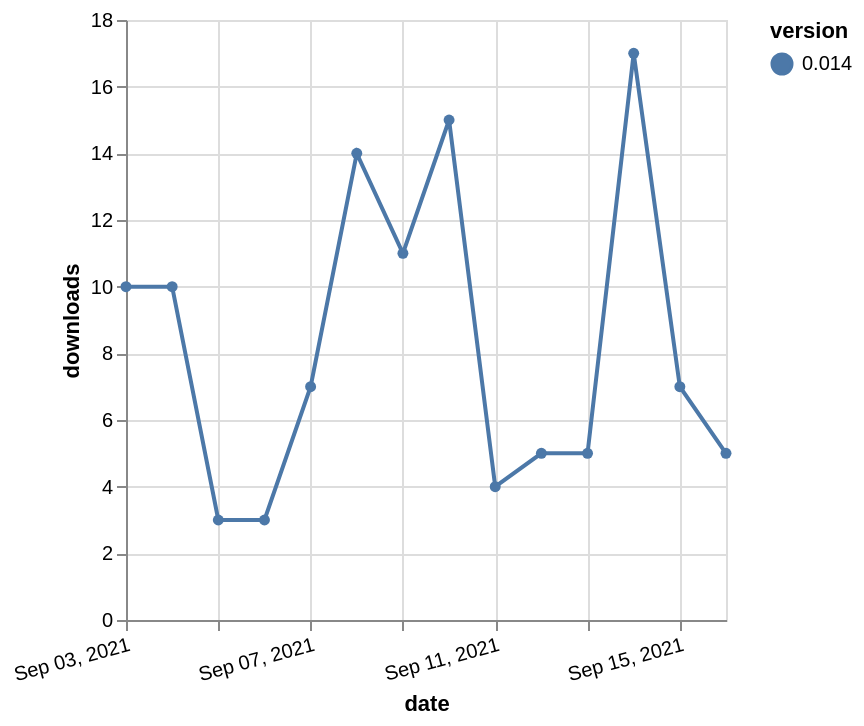

Specify this chart in Vega-Lite:
### Vega-Lite specification from a JSON file in a GitHub repository (floating-point values rounded to 4 significant figures)
{"$schema": "https://vega.github.io/schema/vega-lite/v5.json", "description": "A simple bar chart with embedded data.", "data": {"values": [{"date": "2021-09-03", "total": 10133, "delta": 10, "version": "0.014"}, {"date": "2021-09-04", "total": 10143, "delta": 10, "version": "0.014"}, {"date": "2021-09-05", "total": 10146, "delta": 3, "version": "0.014"}, {"date": "2021-09-06", "total": 10149, "delta": 3, "version": "0.014"}, {"date": "2021-09-07", "total": 10156, "delta": 7, "version": "0.014"}, {"date": "2021-09-08", "total": 10170, "delta": 14, "version": "0.014"}, {"date": "2021-09-09", "total": 10181, "delta": 11, "version": "0.014"}, {"date": "2021-09-10", "total": 10196, "delta": 15, "version": "0.014"}, {"date": "2021-09-11", "total": 10200, "delta": 4, "version": "0.014"}, {"date": "2021-09-12", "total": 10205, "delta": 5, "version": "0.014"}, {"date": "2021-09-13", "total": 10210, "delta": 5, "version": "0.014"}, {"date": "2021-09-14", "total": 10227, "delta": 17, "version": "0.014"}, {"date": "2021-09-15", "total": 10234, "delta": 7, "version": "0.014"}, {"date": "2021-09-16", "total": 10239, "delta": 5, "version": "0.014"}]}, "width": "container", "mark": {"type": "line", "point": {"filled": true}}, "encoding": {"x": {"field": "date", "type": "temporal", "timeUnit": "yearmonthdate", "title": "date", "axis": {"labelAngle": -15}}, "y": {"field": "delta", "type": "quantitative", "title": "downloads"}, "color": {"field": "version", "type": "nominal"}, "tooltip": {"field": "delta"}}}
